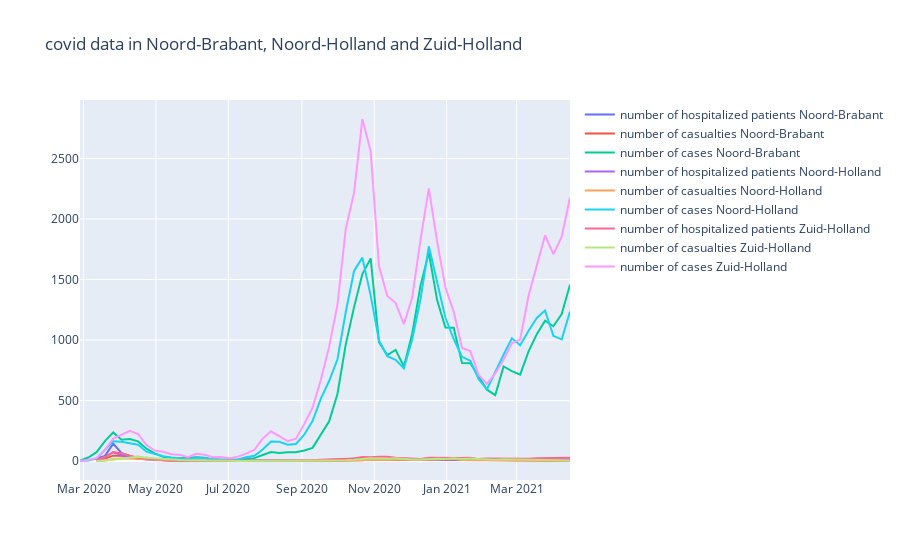

This figure's notebook cell:
### Markdown cell above
Having observed this, let's add Noord-Holland and Zuid-Holland to the line graph a couple of blocks back.

### Code cell
# Making a line graph
fig_7 = go.Figure()

for province in provinces_story:
    df_province_story_1 = (df_full.loc[df_full['province'] == province])
    df_province_story_1.reset_index(inplace=True)

    for activity in activities_story_1:
        x1 = df_province_story_1['date']
        y1 = df_province_story_1[activity]
        fig_7.add_trace(go.Scatter(x=x1,y=y1,name=activity + ' ' + province))

fig_7.update_layout(title='covid data in ' + province_1 + ', ' + province_2 + ' and ' + province_3)
fig_7.show()
